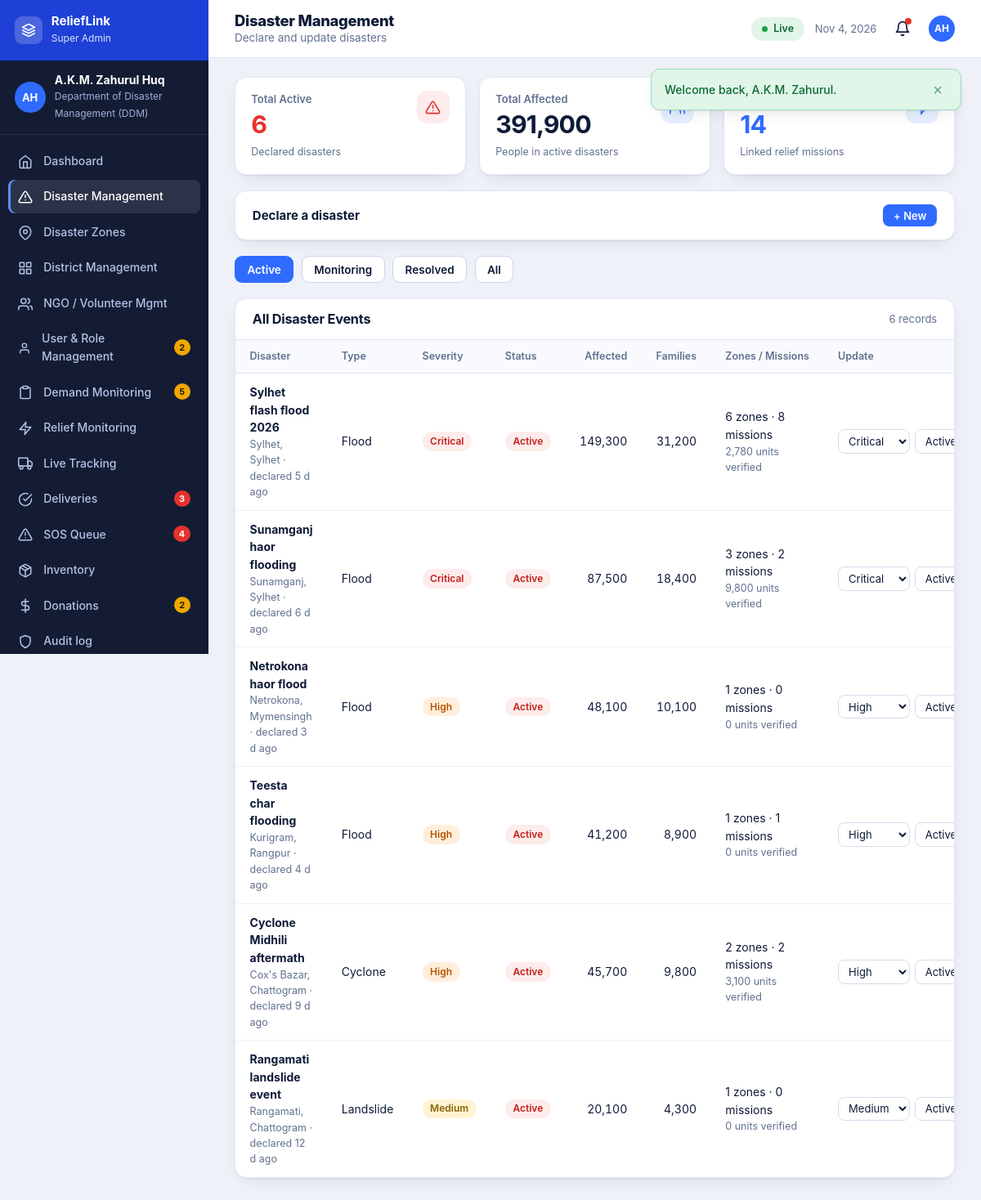
The page /dashboard/disasters.php (signed in) on the database its author committed.
### tables this page shows
CREATE TABLE users (
  id INT AUTO_INCREMENT PRIMARY KEY, first_name VARCHAR(60) NOT NULL, last_name VARCHAR(60) NOT NULL,
  email VARCHAR(150) NOT NULL UNIQUE, phone VARCHAR(15) NOT NULL UNIQUE, password_hash VARCHAR(255) NOT NULL,
  role ENUM('super_admin','district_admin','ngo','coordinator','audit') NOT NULL,
  district_id INT NULL, zone_id INT NULL, organization VARCHAR(150) NULL,
  status ENUM('pending','active','suspended') NOT NULL DEFAULT 'pending',
  settings TEXT NULL, last_login DATETIME NULL, created_at DATETIME NOT NULL DEFAULT CURRENT_TIMESTAMP,
  FOREIGN KEY (district_id) REFERENCES districts(id) ON DELETE SET NULL, INDEX (role, status)
);

CREATE TABLE disasters (
  id INT AUTO_INCREMENT PRIMARY KEY, title VARCHAR(160) NOT NULL,
  type ENUM('flood','cyclone','landslide','erosion','earthquake','fire','drought','other') NOT NULL,
  severity ENUM('low','medium','high','critical') NOT NULL, status ENUM('active','monitoring','resolved') NOT NULL DEFAULT 'active',
  district_id INT NOT NULL, affected_people INT NOT NULL DEFAULT 0, families INT NOT NULL DEFAULT 0, description TEXT NULL,
  declared_by INT NULL, declared_at DATETIME NOT NULL DEFAULT CURRENT_TIMESTAMP,
  FOREIGN KEY (district_id) REFERENCES districts(id), INDEX (status, severity)
);

CREATE TABLE districts (
  id INT AUTO_INCREMENT PRIMARY KEY, name VARCHAR(60) NOT NULL UNIQUE, division VARCHAR(40) NOT NULL,
  lat DECIMAL(8,5) NOT NULL, lng DECIMAL(8,5) NOT NULL, INDEX (division)
);

### dashboard/disasters.php (the view, shortened to what the rows shown need)
<?php
require __DIR__ . '/../includes/bootstrap.php';
require __DIR__ . '/../includes/layout.php';
$u = require_role(['super_admin', 'district_admin']);
$isSuper = $u['role'] === 'super_admin';
$st = $_GET['status'] ?? 'active';
[$ds, $dp] = district_scope($u, 'd.district_id');
$where = "1=1$ds"; $p = $dp;
if (in_array($st, ['active', 'monitoring', 'resolved'], true)) { $where .= ' AND d.status=?'; $p[] = $st; } else $st = 'all';
$list = rows("SELECT d.*, di.name AS district, di.division,
   (SELECT COUNT(*) FROM zones z WHERE z.disaster_id=d.id) AS zones,
   (SELECT COUNT(*) FROM relief_missions m WHERE m.disaster_id=d.id) AS missions,
   (SELECT COALESCE(SUM(m.delivered_qty),0) FROM relief_missions m WHERE m.disaster_id=d.id) AS delivered
   FROM disasters d JOIN districts di ON di.id=d.district_id WHERE $where ORDER BY FIELD(d.severity,'critical','high','medium','low'), d.declared_at DESC", $p);
dash_head($isSuper ? 'Disaster Management' : 'Disasters', 'disasters', 'Declare and update disasters' . (!$isSuper ? ' in ' . $u['district_name'] : ''));
?>
    <div class="three"><div class="field"><label for="type">Type</label><select id="type" name="type"><?= opts(DISASTER_TYPES) ?></select></div>
      <div class="field"><label for="severity">Severity</label><select id="severity" name="severity"><?= opts(SEVERITIES, 'high') ?></select></div>
      <div class="field"><label for="ap">People affected</label><input type="number" id="ap" name="affected_people" min="0" value="0"></div></div>
<section class="panel"><header><h2>All Disaster Events</h2><span class="sub"><?= count($list) ?> records</span></header><table class="tbl"><thead><tr><th>Disaster</th><th>Type</th><th>Severity</th><th>Status</th><th class="num">Affected</th><th class="num">Families</th><th>Zones / Missions</th><th>Update</th></tr></thead><tbody>
<?php foreach ($list as $d): ?>
  <tr><td><b><?= e($d['title']) ?></b><small><?= e($d['district']) ?>, <?= e($d['division']) ?> · declared <?= ago($d['declared_at']) ?></small></td><td><?= e(ucfirst($d['type'])) ?></td><td><?= badge($d['severity']) ?></td><td><?= badge($d['status']) ?></td>
    <td class="num"><?= number_format($d['affected_people']) ?></td><td class="num"><?= number_format($d['families']) ?></td><td><?= (int)$d['zones'] ?> zones · <?= (int)$d['missions'] ?> missions<small><?= number_format($d['delivered']) ?> units verified</small></td>
    <td><form method="post"><?= csrf_field() ?><input type="hidden" name="action" value="update"><input type="hidden" name="id" value="<?= (int)$d['id'] ?>"><input type="hidden" name="families" value="<?= (int)$d['families'] ?>">
      <select name="severity" aria-label="Severity"><?= opts(SEVERITIES, $d['severity']) ?></select><select name="status" aria-label="Status"><?= opts(['active', 'monitoring', 'resolved'], $d['status']) ?></select>
      <input type="number" name="affected_people" min="0" value="<?= (int)$d['affected_people'] ?>" aria-label="People affected"><button class="btn btn-outline btn-xs" type="submit">Save</button></form></td></tr>
<?php endforeach; if (!$list) echo empty_row(8, 'No disasters in this view.'); ?></tbody></table></section>
<?php dash_foot();

### includes/layout.php (shortened to what the rows shown need)
<?php
function head(string $title, string $bodyClass = ''): void {
    $u = user(); $st = $u ? user_settings($u['settings'] ?? null) : [];
    echo '<!doctype html><html lang="en"><head><meta charset="utf-8"><meta name="viewport" content="width=1280">'
       . '<title>' . e($title) . ' · ' . e(APP_NAME) . '</title>'
       . '<link rel="icon">'
       . '<link rel="stylesheet" href="' . e(url('assets/css/style.css')) . '"></head>'
       . '<body class="' . e($bodyClass) . ($st && !empty($st['datasaver']) ? ' data-saver' : '') . '" data-base="' . e(base_path()) . '" data-csrf="' . e(csrf_token()) . '"'
       . ($u ? ' data-offline="' . (int)$st['offline'] . '" data-autosync="' . (int)$st['autosync'] . '" data-datasaver="' . (int)$st['datasaver'] . '" data-uid="' . (int)$u['id'] . '"' : '') . '>';
}
function icon(string $n): string {
    return '<svg viewBox="0 0 24 24" aria-hidden="true">' . ($p[$n] ?? $p['grid']) . '</svg>';
}
function district_scope(array $u, string $col): array {
    return in_array($u['role'], ['district_admin', 'coordinator'], true) && $u['district_id'] ? [" AND $col = ?", [(int)$u['district_id']]] : ['', []];
}
function dash_counts(array $u): array {
    $c = []; $r = $u['role'];
    [$dsd, $dpd] = district_scope($u, 'district_id');
    if (in_array($r, ['super_admin', 'district_admin'], true)) $c['demands'] = [(int)val("SELECT COUNT(*) FROM demands WHERE status='pending'$dsd", $dpd), 'amber'];
    if (in_array($r, ['super_admin', 'district_admin'], true)) $c['sos'] = (int)val("SELECT COUNT(*) FROM sos_requests WHERE status='new'$dsd", $dpd);
    if (in_array($r, ['super_admin', 'audit'], true)) { $c['deliveries'] = (int)val("SELECT COUNT(*) FROM deliveries WHERE status='pending'"); $c['donations'] = [(int)val("SELECT COUNT(*) FROM donations WHERE status='pending'"), 'amber']; }
    if ($r === 'super_admin') $c['users'] = [(int)val("SELECT COUNT(*) FROM users WHERE status='pending'"), 'amber'];
    $c['notifications'] = (int)val('SELECT COUNT(*) FROM notifications WHERE user_id=? AND is_read=0', [(int)$u['id']]);
    return $c;
}
function dash_head(string $title, string $active, string $sub = ''): void {
    $u = user();
    head($title, 'dash-page role-' . ($u['role'] ?? ''));
    $counts = dash_counts($u);
    $ini = mb_substr($u['first_name'], 0, 1) . mb_substr($u['last_name'], 0, 1);
    echo '<div class="dash"><aside class="side"><div class="side-head"><span class="mark">' . icon('layers') . '</span><div><b>ReliefLink</b><small>' . e(ROLES[$u['role']][0]) . '</small></div></div>'
       . '<div class="who"><span class="av">' . e($ini) . '</span><div><b>' . e($u['first_name'] . ' ' . $u['last_name']) . '</b><small>' . e($u['organization'] ?: ($u['district_name'] ?: 'National')) . '</small></div></div><nav aria-label="Dashboard">';
    echo '</nav><div class="side-foot"><a href="' . e(url('')) . '">' . icon('external') . 'Public Site</a><a href="' . e(url('logout.php')) . '">' . icon('logout') . 'Sign Out</a></div></aside>'
       . '<div class="main"><header class="top"><div><h1>' . e($title) . '</h1>' . ($sub ? '<p>' . e($sub) . '</p>' : '') . '</div>'
       . '<div class="top-r"><span class="net-pill" data-net><i></i><span>Live</span></span><span class="date-pill">' . date('M j, Y') . '</span><a class="bell" href="' . e(url('dashboard/notifications.php')) . '" title="Notifications" aria-label="Notifications">' . icon('bell') . (($counts['notifications'] ?? 0) ? '<em></em>' : '') . '</a><span class="av sm">' . e($ini) . '</span></div></header><main class="content">';
}
function dash_foot(): void {
    echo '</main></div></div><script src="' . e(url('assets/js/map.js')) . '"></script><script src="' . e(url('assets/js/charts.js')) . '"></script><script src="' . e(url('assets/js/main.js')) . '"></script></body></html>';
}

### includes/bootstrap.php (shortened to what the rows shown need)
<?php
function base_path(): string {
    static $b = null;
    if ($b !== null) return $b;
    $root = str_replace('\\', '/', (string)realpath(__DIR__ . '/..'));
    $doc  = str_replace('\\', '/', (string)realpath($_SERVER['DOCUMENT_ROOT'] ?? ''));
    if ($doc !== '' && strpos($root, $doc) === 0) return $b = rtrim(substr($root, strlen($doc)), '/');
    $dir = str_replace('\\', '/', dirname($_SERVER['SCRIPT_NAME'] ?? ''));
    $dir = preg_replace('#/(dashboard|api)$#', '', $dir);
    return $b = rtrim($dir === '/' ? '' : $dir, '/');
}
function url(string $path = ''): string { return base_path() . '/' . ltrim($path, '/'); }
function e($v): string { return htmlspecialchars((string)$v, ENT_QUOTES | ENT_SUBSTITUTE, 'UTF-8'); }
function opts(array $items, ?string $sel = null): string {
    $o = '';
    foreach ($items as $i) $o .= '<option value="' . e($i) . '"' . ((string)$sel === (string)$i ? ' selected' : '') . '>' . e(ucfirst(str_replace('_', ' ', (string)$i))) . '</option>';
    return $o;
}
function ago(?string $dt): string {
    $s = max(0, time() - strtotime($dt));
    if ($s < 86400 * 30) return floor($s / 86400) . ' d ago';
    return date('j M Y', strtotime($dt));
}
function badge(string $status): string {
    static $map = [
        'critical' => 'red', 'high' => 'orange', 'medium' => 'amber', 'low' => 'green',
        'active' => 'red', 'monitoring' => 'amber', 'resolved' => 'green',
        'pending' => 'amber', 'confirmed' => 'green', 'verified' => 'green', 'rejected' => 'red',
        'new' => 'red', 'assigned' => 'blue', 'planned' => 'gray', 'in_transit' => 'blue',
        'completed' => 'green', 'cancelled' => 'gray', 'suspended' => 'red',
    ];
    return '<span class="badge b-' . ($map[$status] ?? 'gray') . '">' . e(ucfirst(str_replace('_', ' ', $status))) . '</span>';
}
function db(): PDO {
    static $pdo = null;
    if ($pdo) return $pdo;
    try {
        $pdo = new PDO('mysql:host=' . DB_HOST . ';dbname=' . DB_NAME . ';charset=utf8mb4', DB_USER, DB_PASS, [
            PDO::ATTR_ERRMODE => PDO::ERRMODE_EXCEPTION,
            PDO::ATTR_DEFAULT_FETCH_MODE => PDO::FETCH_ASSOC,
            PDO::ATTR_EMULATE_PREPARES => false,
        ]);
        $pdo->exec("SET time_zone = '+06:00'");
    } catch (PDOException $ex) {
        http_response_code(500);
        exit('<h1>Database connection failed</h1><p>Import <code>database/schema.sql</code> and check <code>config/config.php</code>.</p>');
    }
    return $pdo;
}
function q(string $sql, array $p = []): PDOStatement {
    $st = db()->prepare($sql);
    foreach (array_values($p) as $i => $v) {
        $st->bindValue($i + 1, $v, $v === null ? PDO::PARAM_NULL : (is_int($v) ? PDO::PARAM_INT : PDO::PARAM_STR));
    }
    $st->execute();
    return $st;
}
function rows(string $sql, array $p = []): array { return q($sql, $p)->fetchAll(); }
function row(string $sql, array $p = []): ?array { $r = q($sql, $p)->fetch(); return $r ?: null; }
function val(string $sql, array $p = []) { $r = q($sql, $p)->fetch(PDO::FETCH_NUM); return $r ? $r[0] : null; }
function csrf_token(): string {
    return $_SESSION['csrf'];
}
function user(): ?array {
    static $u = false;
    if ($u !== false) return $u;
    $u = null;
    if (!empty($_SESSION['uid'])) {
        $u = row('SELECT u.*, d.name AS district_name FROM users u LEFT JOIN districts d ON d.id=u.district_id WHERE u.id=?', [(int)$_SESSION['uid']]);
    }
    return $u;
}
function require_role(array $roles): array {
    $u = user();
    return $u;
}
function user_settings(?string $json): array {
    $d = ['alert_sos' => 1, 'alert_mission' => 1, 'alert_demand' => 1, 'alert_system' => 1, 'email' => 1, 'sms' => 1, 'offline' => 1, 'autosync' => 1, 'datasaver' => 0];
    $j = $json ? json_decode($json, true) : null;
    return is_array($j) ? array_merge($d, array_map('intval', $j)) : $d;
}

### rows shown on the page
users: role "Super Admin", ini "AH", first_name+last_name "A.K.M. Zahurul Huq", organization "Department of Disaster Management (DDM)"
disasters: title "Sylhet flash flood 2026", district.name "Sylhet", district.division "Sylhet", declared_at "5 d ago", type "Flood", severity "Critical Active", affected_people "149,300", families "31,200", zones "6", missions "8", delivered "2,780", severity "Critical", status "Active"
disasters: title "Sunamganj haor flooding", district.name "Sunamganj", district.division "Sylhet", declared_at "6 d ago", type "Flood", severity "Critical Active", affected_people "87,500", families "18,400", zones "3", missions "2", delivered "9,800", severity "Critical", status "Active"
disasters: title "Netrokona haor flood", district.name "Netrokona", district.division "Mymensingh", declared_at "3 d ago", type "Flood", severity "High Active", affected_people "48,100", families "10,100", zones "1", missions "0", delivered "0", severity "High", status "Active"
disasters: title "Teesta char flooding", district.name "Kurigram", district.division "Rangpur", declared_at "4 d ago", type "Flood", severity "High Active", affected_people "41,200", families "8,900", zones "1", missions "1", delivered "0", severity "High", status "Active"
disasters: title "Cyclone Midhili aftermath", district.name "Cox's Bazar", district.division "Chattogram", declared_at "9 d ago", type "Cyclone", severity "High Active", affected_people "45,700", families "9,800", zones "2", missions "2", delivered "3,100", severity "High", status "Active"
disasters: title "Rangamati landslide event", district.name "Rangamati", district.division "Chattogram", declared_at "12 d ago", type "Landslide", severity "Medium Active", affected_people "20,100", families "4,300", zones "1", missions "0", delivered "0", severity "Medium", status "Active"

### other values the page prints
$m "Welcome back, A.K.M. Zahurul."
$label "Dashboard"
$label "Disaster Management"
$label "Disaster Zones"
$label "District Management"
$label "NGO / Volunteer Mgmt"
$label "User & Role Management"
$n "2"
$label "Demand Monitoring"
$n "5"
$label "Relief Monitoring"
$label "Live Tracking"
$label "Deliveries"
$n "3"
$label "SOS Queue"
